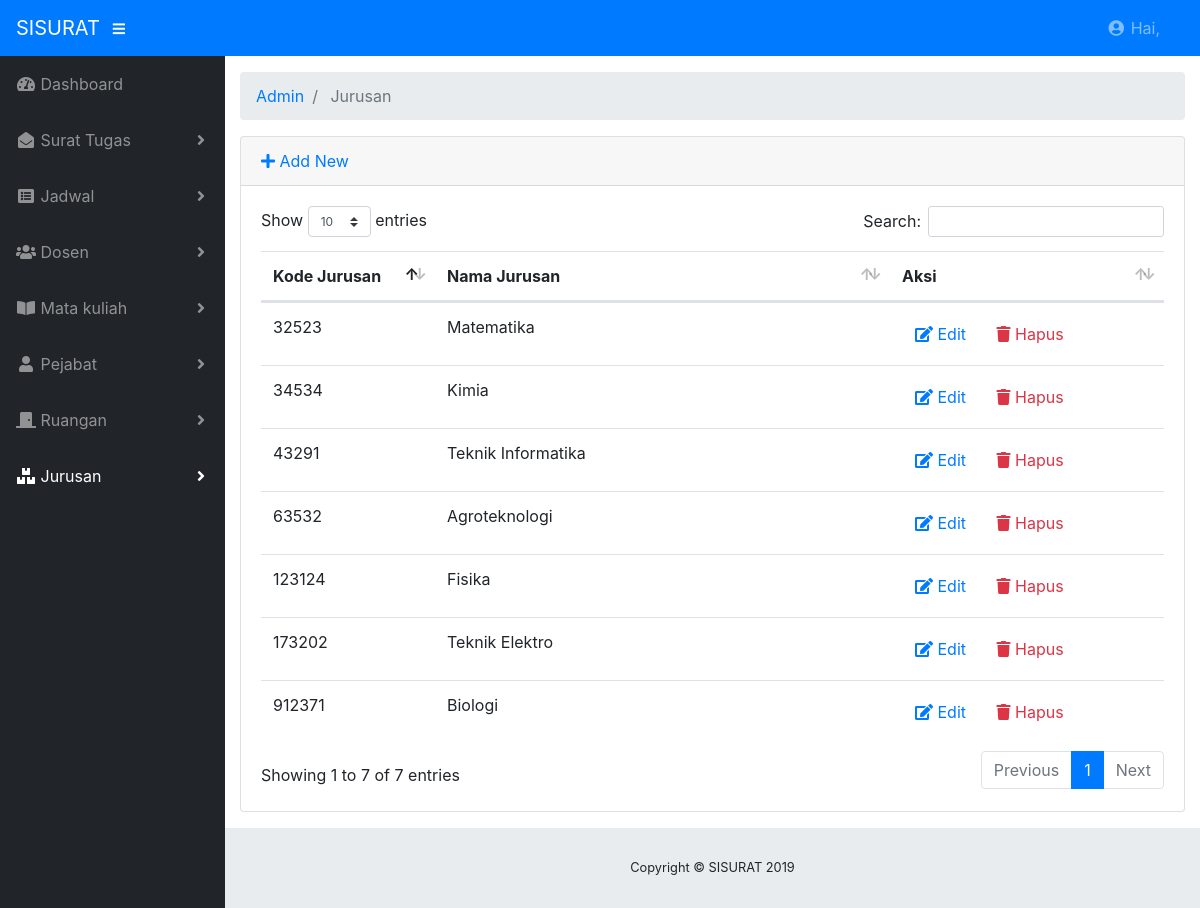
Screenshot of /index.php/admin/jurusan with the database file from the repository.
### tables this page shows
CREATE TABLE `jurusan` (
  `kode_jurusan` varchar(100) NOT NULL,
  `nama` varchar(100) NOT NULL
);

### application/controllers/admin/Jurusan.php (called while the page is built, shortened)
<?php
class Jurusan extends CI_Controller
{
    public function __construct()
    {
        $this->load->model("jurusan_model");
        $this->load->library('form_validation');
    }
    public function index()
    {
        $data["jurusan"] = $this->jurusan_model->getAll();
        $this->load->view("admin/jurusan/list", $data);
    }
}

### index.php (called while the page is built, shortened)
<?php
require_once BASEPATH.'core/CodeIgniter.php';

### application/models/Jurusan_model.php (called while the page is built, shortened)
<?php defined('BASEPATH') OR exit('No direct script access allowed');
class Jurusan_model extends CI_Model
{
    private $_table = "jurusan";
    public function getAll()
    {
        return $this->db->get($this->_table)->result();
    }
}

### application/views/admin/jurusan/list.php (the view, shortened to what this page needs)
<!DOCTYPE html>
<html lang="en">
<head>
</head>
<body id="page-top">
	<div id="wrapper">
		<div id="content-wrapper">
			<div class="container-fluid">
				<div class="card mb-3">
					<div class="card-header">
						<a href="<?php echo site_url('admin/jurusan/add') ?>"><i class="fas fa-plus"></i> Add New</a>
					</div>
					<div class="card-body">
						<div class="table-responsive">
							<table class="table table-hover" id="dataTable" width="100%" cellspacing="0">
								<thead>
									<tr>
										<th>Kode Jurusan</th>
										<th>Nama Jurusan</th>
										<th>Aksi</th>
									</tr>
								</thead>
								<tbody>
									<?php foreach ($jurusan as $jurusan): ?>
									<tr>
										<td width="150">
											<?php echo $jurusan->kode_jurusan ?>
										</td>
										<td>
											<?php echo $jurusan->nama ?>
										</td>
										<td width="250">
											<a href="<?php echo site_url('admin/jurusan/edit/'.$jurusan->kode_jurusan) ?>"
											 class="btn btn-small"><i class="fas fa-edit"></i> Edit</a>
											<a onclick="deleteConfirm('<?php echo site_url('admin/jurusan/delete/'.$jurusan->kode_jurusan) ?>')"
											 href="#!" class="btn btn-small text-danger"><i class="fas fa-trash"></i> Hapus</a>
										</td>
									</tr>
									<?php endforeach; ?>
								</tbody>
							</table>
						</div>
					</div>
				</div>
			</div>
		</div>
	</div>
</body>
</html>

### css/sb-admin.css (style rules this page uses)
html { position: relative; min-height: 100%; }
body { height: 100%; }
#wrapper { display: -webkit-box; display: -ms-flexbox; display: flex; }
#wrapper #content-wrapper { overflow-x: hidden; width: 100%; padding-top: 1rem; padding-bottom: 80px; }
:root { --input-padding-x: 0.75rem; --input-padding-y: 0.75rem; }

### rows the page displays
jurusan: kode_jurusan "123124", nama "Fisika"
jurusan: kode_jurusan "173202", nama "Teknik Elektro"
jurusan: kode_jurusan "32523", nama "Matematika"
jurusan: kode_jurusan "34534", nama "Kimia"
jurusan: kode_jurusan "43291", nama "Teknik Informatika"
jurusan: kode_jurusan "63532", nama "Agroteknologi"
jurusan: kode_jurusan "912371", nama "Biologi"

### other values shown
SITE_NAME "SISURAT"
$segment "Admin"
$segment "Jurusan"
Date('Y') "2019"
